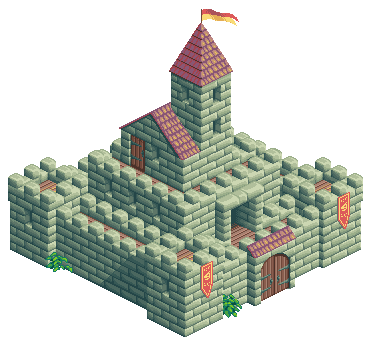
#> input picture assets/art/citysim/castle.png, 368 x 345 px
$ python find_sprites.py ../../assets/art/citysim/castle.png ../../assets/art/citysim/chapel.png ../../assets/art/citysim/chapel.png 5
#> lines starting #> are read from the running program, lines starting #| are printed output that depends on the picture
# Detect opaque connected components in a tileset; write labeled sheet + JSON of pixel bboxes.
import sys, json
from PIL import Image, ImageDraw
src, out, jout = sys.argv[1:4]
minsz = int(sys.argv[4]) if len(sys.argv) > 4 else 10
im = Image.open(src).convert('RGBA'); W, H = im.size; px = im.load()
#> after `W, H = im.size`: W = 368; H = 345
seen = [[False]*W for _ in range(H)]; boxes = []
for y in range(H):
    for x in range(W):
        if seen[y][x] or px[x, y][3] < 10: continue
        st = [(x, y)]; seen[y][x] = True; x0 = x1 = x; y0 = y1 = y
        while st:
            cx, cy = st.pop()
            x0, x1, y0, y1 = min(x0, cx), max(x1, cx), min(y0, cy), max(y1, cy)
            for dx, dy in ((1,0),(-1,0),(0,1),(0,-1)):
                nx, ny = cx+dx, cy+dy
                if 0 <= nx < W and 0 <= ny < H and not seen[ny][nx] and px[nx, ny][3] >= 10:
                    seen[ny][nx] = True; st.append((nx, ny))
        if (x1-x0+1) >= minsz and (y1-y0+1) >= minsz: boxes.append([x0, y0, x1-x0+1, y1-y0+1])
#> after the loop, boxes = [[8, 9, 355, 328]]
S = 3; big = Image.new('RGBA', (W*S, H*S), (110, 170, 90, 255))
#> after `big = Image.new('RGBA', (W * S, H * S), (110, 170, 90, 255))`:
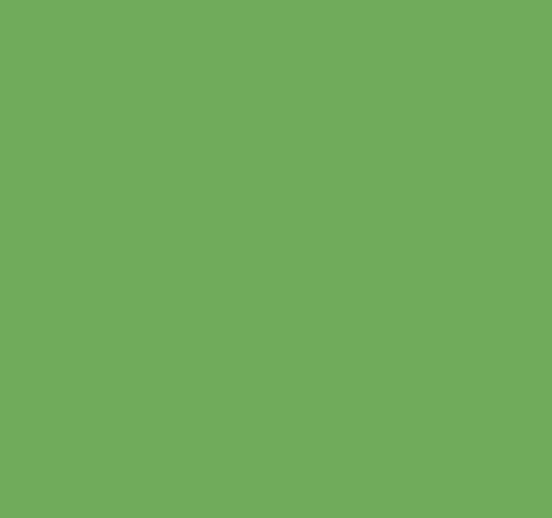
#> big: PIL image 1104x1035 RGBA (shown at 1/2 size); mean R, G, B, A 110, 170, 90, 255
big.alpha_composite(im.resize((W*S, H*S), Image.NEAREST)); d = ImageDraw.Draw(big)
#> after `big.alpha_composite(im.resize((W * S, H * S), Image.NEAREST))`:
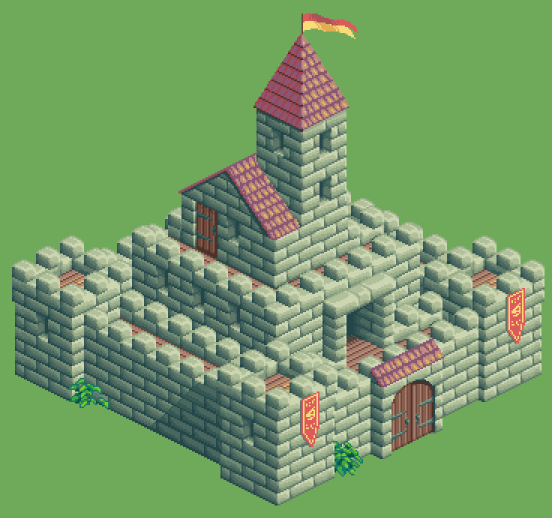
#> big: PIL image 1104x1035 RGBA (shown at 1/2 size); mean R, G, B, A 117.2, 156.3, 103, 255
for i, (x, y, w, h) in enumerate(boxes):
    d.rectangle([x*S, y*S, (x+w)*S-1, (y+h)*S-1], outline=(255, 0, 0, 255))
    d.rectangle([x*S, y*S, x*S+18, y*S+11], fill=(0, 0, 0, 200)); d.text((x*S+2, y*S), str(i), fill=(255, 255, 0, 255))
big.save(out); json.dump(boxes, open(jout, 'w'))
#> after `big.save(out)`:
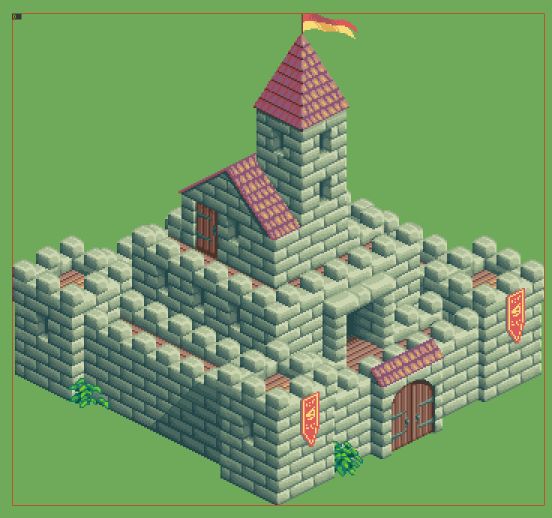
#> saved as chapel.png: PIL image 1104x1035 RGBA (shown at 1/2 size); mean R, G, B, A 117.7, 155.6, 102.6, 255; transparent parts drawn white
print(len(boxes), 'components')
#| 1 components

$ run again, on assets/art/citysim/clock.png
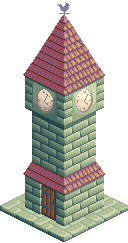
#> input picture assets/art/citysim/clock.png, 128 x 243 px
#> `big.alpha_composite(im.resize((W * S, H * S), Image.NEAREST))`:
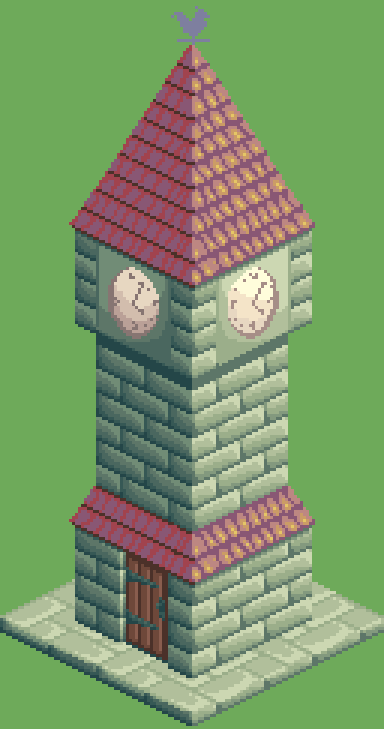
#> big: PIL image 384x729 RGBA; mean R, G, B, A 123.9, 152.2, 104.5, 255
#> `big.save(out)`:
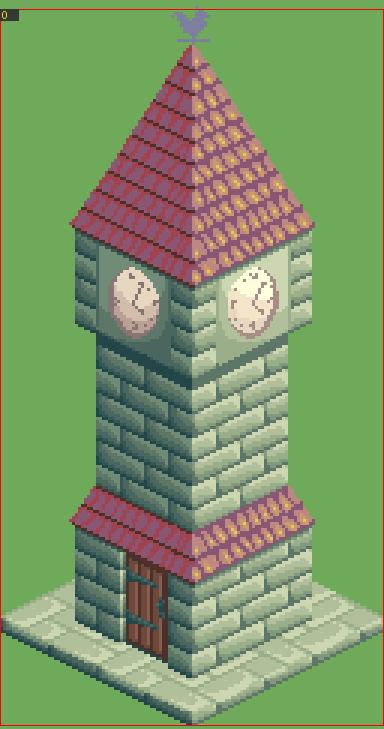
#> saved as clock.png: PIL image 384x729 RGBA; mean R, G, B, A 124.9, 150.8, 103.7, 255; transparent parts drawn white
#| 1 components

$ run again, on assets/art/citysim/house.png
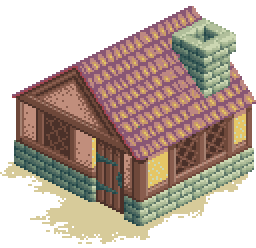
#> input picture assets/art/citysim/house.png, 128 x 124 px (shown 2 times larger)
#> `big.alpha_composite(im.resize((W * S, H * S), Image.NEAREST))`:
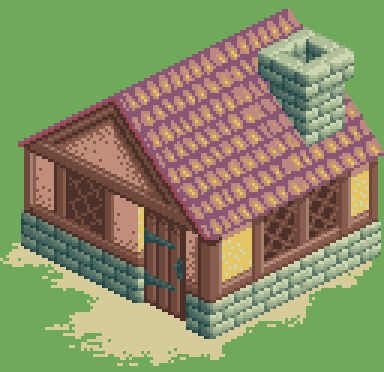
#> big: PIL image 384x372 RGBA; mean R, G, B, A 135.4, 141.2, 101, 255
#> `big.save(out)`:
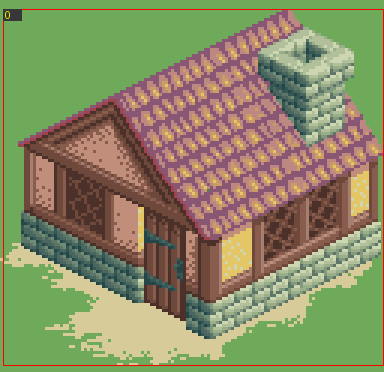
#> saved as house.png: PIL image 384x372 RGBA; mean R, G, B, A 136.7, 139.2, 99.9, 254.9; transparent parts drawn white
#| 1 components
